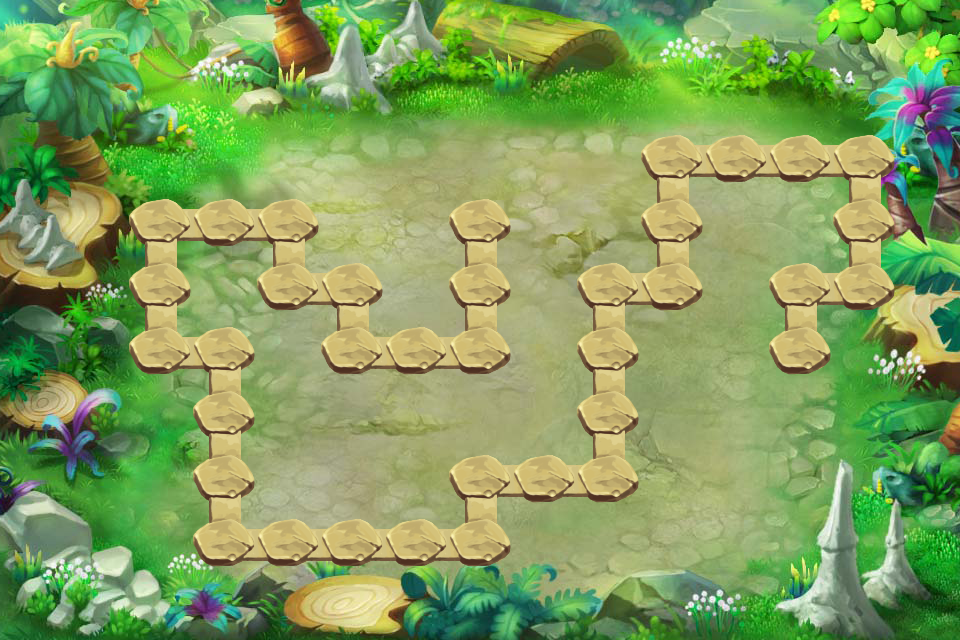

The image is a tile-based game level rendered from a .tmx file. Its description and complete source (layers, tilesets, objects, tile grids) follow:
An orthogonal 15x10 tile map with 64x64 px tiles, 3 tile layers (bg, path, fg), 2 tilesets.

<map version="1.0" orientation="orthogonal" width="15" height="10" tilewidth="64" tileheight="64">
 <tileset firstgid="1" name="chapter_1" tilewidth="1136" tileheight="720">
  <tileoffset x="-88" y="40" />
  <image source="../image/map/chapter_1.png" width="1136" height="720" />
 </tileset>
 <tileset firstgid="2" name="road" tilewidth="64" tileheight="64">
  <image source="../image/map_base/road.png" width="320" height="192" />
 </tileset>
 <layer name="bg" width="15" height="10">
  <data encoding="csv">
0,0,0,0,0,0,0,0,0,0,0,0,0,0,0,
0,0,0,0,0,0,0,0,0,0,0,0,0,0,0,
0,0,0,0,0,0,0,0,0,0,0,0,0,0,0,
0,0,0,0,0,0,0,0,0,0,0,0,0,0,0,
0,0,0,0,0,0,0,0,0,0,0,0,0,0,0,
0,0,0,0,0,0,0,0,0,0,0,0,0,0,0,
0,0,0,0,0,0,0,0,0,0,0,0,0,0,0,
0,0,0,0,0,0,0,0,0,0,0,0,0,0,0,
0,0,0,0,0,0,0,0,0,0,0,0,0,0,0,
1,0,0,0,0,0,0,0,0,0,0,0,0,0,0
</data>
 </layer>
 <layer name="path" width="15" height="10">
  <data encoding="csv">
0,0,0,0,0,0,0,0,0,0,0,0,0,0,0,
0,0,0,0,0,0,0,0,0,0,0,0,0,0,0,
0,0,0,0,0,0,0,0,0,0,10,11,11,12,0,
0,0,10,11,12,0,0,4,0,0,8,0,0,8,0,
0,0,8,0,7,12,0,8,0,10,9,0,10,9,0,
0,0,7,12,0,7,11,9,0,8,0,0,2,0,0,
0,0,0,8,0,0,0,0,0,8,0,0,0,0,0,
0,0,0,8,0,0,0,10,11,9,0,0,0,0,0,
0,0,0,7,11,11,11,9,0,0,0,0,0,0,0,
0,0,0,0,0,0,0,0,0,0,0,0,0,0,0
</data>
 </layer>
 <layer name="fg" width="15" height="10">
  <data encoding="csv">
0,0,0,0,0,0,0,0,0,0,0,0,0,0,0,
0,0,0,0,0,0,0,0,0,0,0,0,0,0,0,
0,0,0,0,0,0,0,0,0,0,0,0,0,0,0,
0,0,0,0,0,0,0,0,0,0,0,0,0,0,0,
0,0,0,0,0,0,0,0,0,0,0,0,0,0,0,
0,0,0,0,0,0,0,0,0,0,0,0,0,0,0,
0,0,0,0,0,0,0,0,0,0,0,0,0,0,0,
0,0,0,0,0,0,0,0,0,0,0,0,0,0,0,
0,0,0,0,0,0,0,0,0,0,0,0,0,0,0,
0,0,0,0,0,0,0,0,0,0,0,0,0,0,0
</data>
 </layer>
</map>